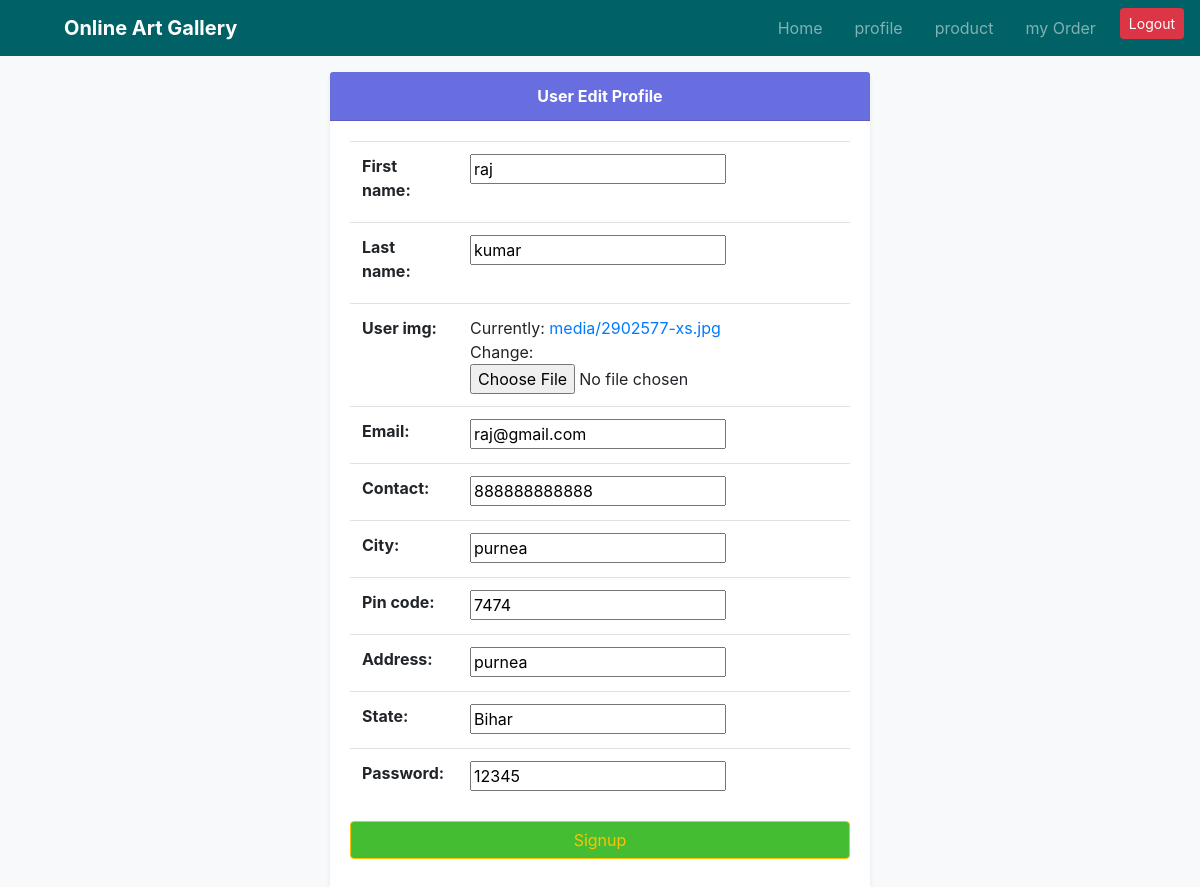
/user/edit_profile/1 (signed in), run on the app's committed database.
### artwork/models.py (models this page shows, shortened)
class User(models.Model):
    user_id = models.AutoField(primary_key=True)
    first_name = models.CharField(max_length=200)
    last_name = models.CharField(max_length=200)
    user_img = models.ImageField(upload_to='media/')
    email = models.EmailField()
    contact = models.IntegerField()
    city = models.CharField(max_length=200)
    pin_code = models.IntegerField(max_length=200)
    address = models.CharField(max_length=200)
    state = models.CharField(max_length=200)
    password = models.CharField(max_length=200)

### artwork/views.py (the view)
# urls.py: path('user/edit_profile/<int:id>',views.edit_profile,name="edit_profile"),
def edit_profile(r,id):
    if not r.session.has_key('ulogin'):
        return redirect(ulogin)
    get_id = User.objects.get(user_id=id)
    form = UserForm(r.POST or None , r.FILES or None , instance= get_id)
    if r.method == "POST":
        if form.is_valid():
            form.save()
            return redirect(profile)
    data = {"pform":form}
    return render(r,'user/edit_profile.html',data)

### artwork/forms.py
class UserForm(forms.ModelForm):
    class Meta:
        model = User
        fields = '__all__'

### templates/user/edit_profile.html (shortened to what this page needs)
{% extends 'user/base.html' %}
{% block content %}
    <div class="container mt-3 ">
    <div class="row">
      <div class="col-lg-6 mx-auto">
          <div class="card border-0 shadow-sm">
              <div class="card-header text-center text-white" style="background-color:#686de0"><b>User Edit Profile</b></div>
          <div class="card-body border-0">
              <form action="" method="post" enctype="multipart/form-data">
                  <table class="table">
                      {{ pform }}
                  </table>
                  <div class="form-group">
                      <input type="submit" value="Signup" class="btn btn-primary btn-outline-warning btn-block" style="background-color:#44bd32">
                  </div>
              </form>
          </div>
          </div>
      </div>
    </div>
    </div>
{% endblock %}

### data on the page
User: first_name "raj", last_name "kumar", email "raj@gmail.com", contact "888888888888", city "purnea", pin_code "7474", address "purnea", state "Bihar", password "12345"
